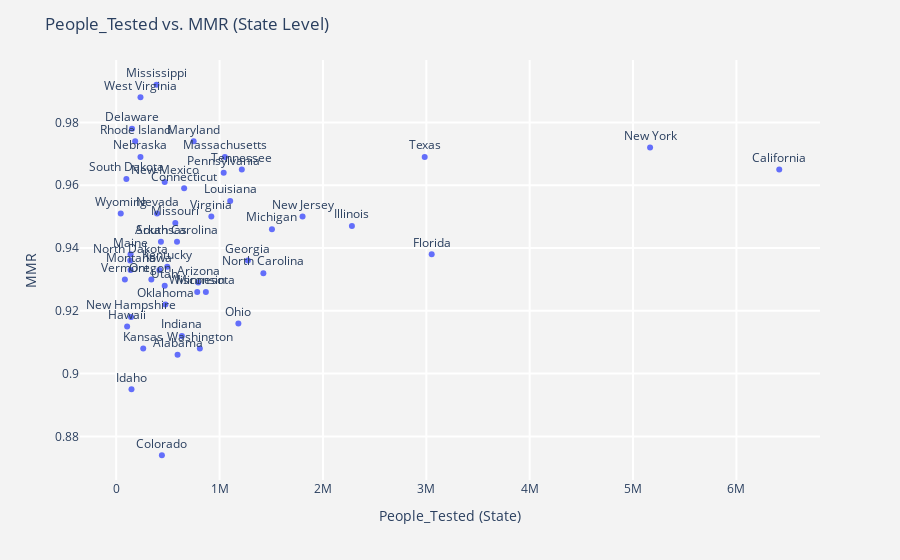

This figure's notebook cell:
### Code cell
# plot it
#import plotly.express as px

def var_plot(x_field_name):
    
x_field_name = "People_Tested"
df = state_df
fig1 = px.scatter(df, x=x_field_name, y="VR", text="State")
fig1.update_traces(textposition='top center')
fig1.update_layout(
        title= x_field_name + ' vs. MMR (State Level)',
        xaxis=dict(
            title=x_field_name + ' (State)',
            gridcolor='white',
            gridwidth=2,
        ),
        yaxis=daict(
            title='MMR',
            gridcolor='white',
            gridwidth=2,
        ),
        paper_bgcolor='rgb(243, 243, 243)',
        plot_bgcolor='rgb(243, 243, 243)',
    )
fig1.show()

### Figure 1 — Plotly figure (JSON) as saved in the notebook; plotly's stock layout.template omitted (floating-point values rounded to 4 significant figures)
{"data": [{"hoverlabel": {"namelength": 0}, "hovertemplate": "People_Tested=%{x}<br>VR=%{y}<br>State=%{text}", "legendgroup": "", "marker": {"color": "#636efa", "symbol": "circle"}, "mode": "markers+text", "name": "", "showlegend": false, "text": ["Alabama", "Alaska", "Arizona", "Arkansas", "California", "Colorado", "Connecticut", "Delaware", "District of Columbia", "Florida", "Georgia", "Hawaii", "Idaho", "Illinois", "Indiana", "Iowa", "Kansas", "Kentucky", "Louisiana", "Maine", "Maryland", "Massachusetts", "Michigan", "Minnesota", "Mississippi", "Missouri", "Montana", "Nebraska", "Nevada", "New Hampshire", "New Jersey", "New Mexico", "New York", "North Carolina", "North Dakota", "Ohio", "Oklahoma", "Oregon ", "Pennsylvania", "Rhode Island", "South Carolina", "South Dakota", "Tennessee", "Texas", "Utah", "Vermont", "Virginia", "Washington", "West Virginia", "Wisconsin", "Wyoming"], "textposition": "top center", "type": "scatter", "x": [593788, 175586, 793523, 432816, 6414321, 442169, 657293, 152995, 151740, 3052106, 1273781, 105956, 147888, 2280284, 635660, 418544, 261531, 494154, 1102924, 139222, 749279, 1051281, 1506789, 867410, 389975, 571912, 139042, 234896, 395421, 143378, 1802874, 469215, 5164812, 1423888, 135978, 1181912, 476108, 340044, 1039913, 183625, 588316, 98654, 1215167, 2984554, 469404, 83868, 920461, 809339, 234980, 783866, 44114], "xaxis": "x", "y": [0.906, null, 0.929, 0.942, 0.965, 0.874, 0.959, 0.978, null, 0.938, 0.936, 0.915, 0.895, 0.947, 0.912, 0.933, 0.908, 0.934, 0.955, 0.938, 0.974, 0.969, 0.946, 0.926, 0.992, 0.948, 0.933, 0.969, 0.951, 0.918, 0.95, 0.961, 0.972, 0.932, 0.936, 0.916, 0.922, 0.93, 0.964, 0.974, 0.942, 0.962, 0.965, 0.969, 0.928, 0.93, 0.95, 0.908, 0.988, 0.926, 0.951], "yaxis": "y"}], "layout": {"legend": {"tracegroupgap": 0}, "margin": {"t": 60}, "paper_bgcolor": "rgb(243, 243, 243)", "plot_bgcolor": "rgb(243, 243, 243)", "title": {"text": "People_Tested vs. MMR (State Level)"}, "xaxis": {"anchor": "y", "domain": [0, 1], "gridcolor": "white", "gridwidth": 2, "title": {"text": "People_Tested (State)"}}, "yaxis": {"anchor": "x", "domain": [0, 1], "gridcolor": "white", "gridwidth": 2, "title": {"text": "MMR"}}}}
